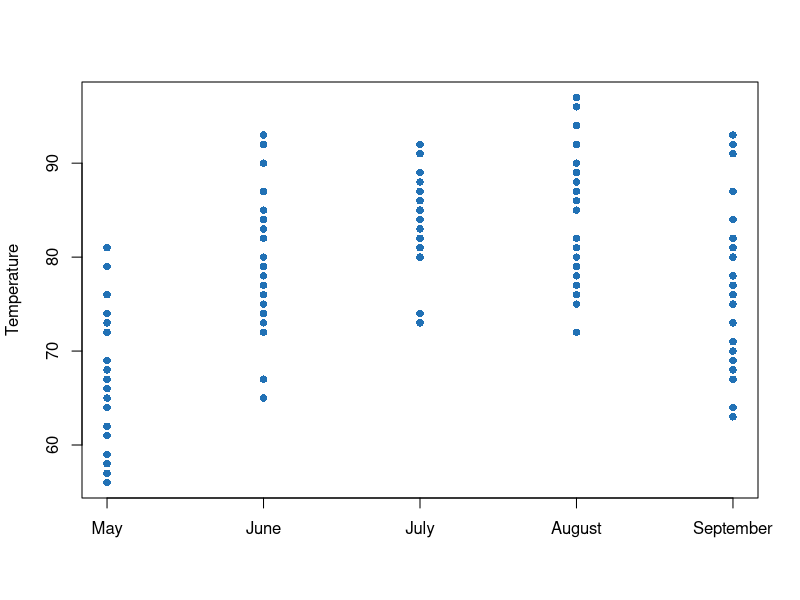

Here is the R script that generated this plot:
# Strip Chart

# Seed
set.seed(2356)

## Read built-in dataset airquality
data = airquality

## Strip Chart
stripchart(Temp~Month,
           data=airquality,
           ylab="Temperature",
           col="#2171b5",
           group.names=c("May","June","July","August","September"),
           vertical=TRUE,
           pch=16)